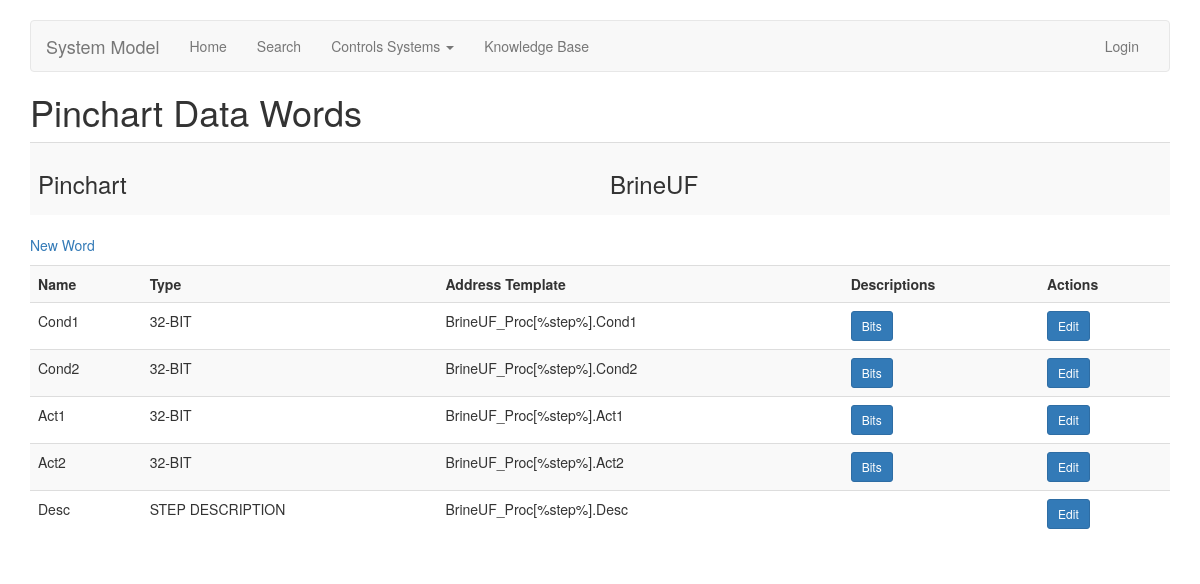
Before: /pinchart/1/word/index/ with the older database file.
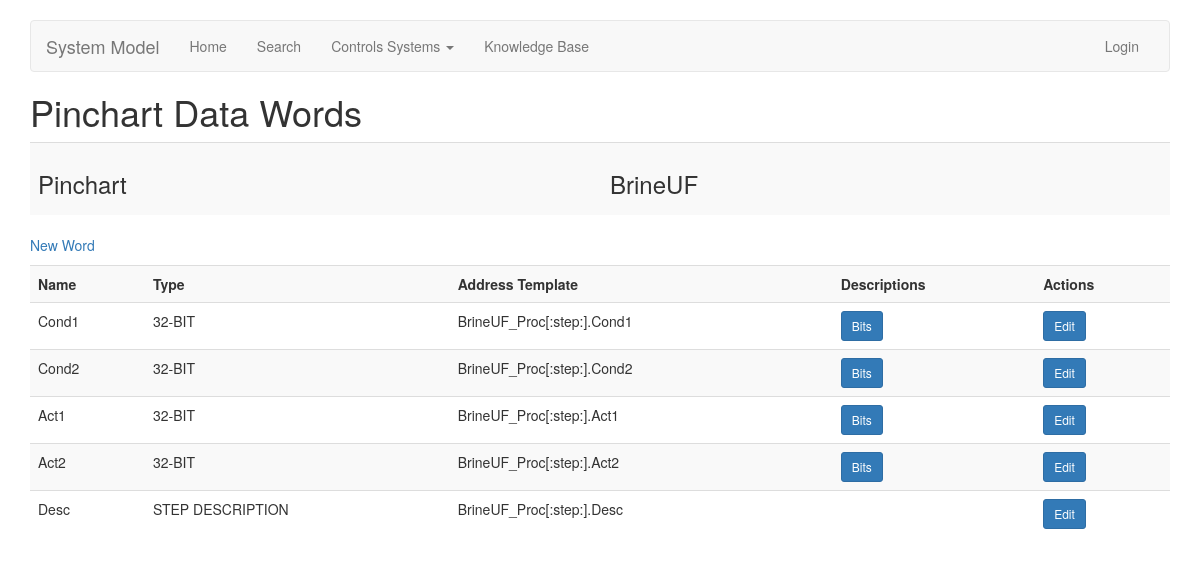
After: the same page with the newer database file.
### pinchart/models.py (models this page shows, shortened)
class Word(models.Model):
    TYPE_CHOICES = [
        ('BOOL', 'BOOL'),
        ('32-BIT', '32-BIT'),
        ('DINT', 'DINT'),
        ('REAL', 'REAL'),
        ('STRING', 'STRING'),
        ('INT', 'INT'),
        ('16-BIT', '16-BIT'),
        ('STEP DESCRIPTION', 'STEP DESCRIPTION'),
    ]
    objects = managers.WordManager()
    pinchart = models.ForeignKey(Pinchart, on_delete=models.CASCADE)
    name = models.CharField(max_length=82) # word or variable name
    type = models.CharField(choices=TYPE_CHOICES, default='DINT', max_length=30)
    address_template = models.CharField(verbose_name="Address Template", max_length=1024)
    class Meta:
        unique_together = ("pinchart", "name")

### pinchart/views.py (the view)
# urls.py: path('<pk>/word/index/', views.WordListFilteredView.as_view(), name='word-list-filtered'),
class WordListFilteredView(ListView):
    model = models.Word
    template_name = "pinchart/word_list_filtered.html"
    def get_context_data(self, **kwargs):
        context = super(WordListFilteredView, self).get_context_data(**kwargs)
        pk = int(self.kwargs.get('pk'))
        pinchart = get_object_or_404(models.Pinchart, pk=pk)
        object_list = models.Word.objects.filter(pinchart=pinchart)
        context['pinchart'] = pinchart
        context['object_list'] = object_list
        return context

### templates/pinchart/word_list_filtered.html
{% extends 'pinchart/base.html' %}
{% block headline %}Pinchart Data Words{% endblock headline %}
{% block content %}
    <table class="table table-striped">
        <tr>
            <th><h3>Pinchart</h3></th>
            <td><h3>{{ pinchart.name }}</h3></td>
        </tr>
    </table>
	<p class='hidden-print'><a href="#">New Word</a></p>
	{% if not object_list %}
		<p><i>no words yet.</i></p>
	{% else %}
		<table class="table table-striped">
			<tr>
                <th>Name</th>
                <th>Type</th>
                <th>Address Template</th>
                <th>Descriptions</th>
                <th>Actions</th>
            </tr>
            {% for i in object_list %}
                <tr>
                    <td>{{ i.name }}</td>
                    <td>{{ i.type }}</td>
                    <td>{{ i.address_template }}</td>
                    {% if i.type == "32-BIT" or i.type == "16-BIT" %}
                        <td>
                            <a href="#" class="btn btn-primary btn-sm" role="button" aria-pressed="False">Bits</a>
                        </td>
                    {% else %}
                        <td></td>
                    {% endif %}
                    <td>
						<a href="#" class="btn btn-primary btn-sm" role="button" aria-pressed="False">Edit</a>
					</td>
                </tr>
            {% endfor %}
		</table>
	{% endif %}
{% endblock %}

Changed rows visible on the page:
changed Word "Cond1": address_template "BrineUF_Proc[%step%].Cond1" → "BrineUF_Proc[:step:].Cond1"
changed Word "Cond2": address_template "BrineUF_Proc[%step%].Cond2" → "BrineUF_Proc[:step:].Cond2"
changed Word "Act1": address_template "BrineUF_Proc[%step%].Act1" → "BrineUF_Proc[:step:].Act1"
changed Word "Act2": address_template "BrineUF_Proc[%step%].Act2" → "BrineUF_Proc[:step:].Act2"
changed Word "Desc": address_template "BrineUF_Proc[%step%].Desc" → "BrineUF_Proc[:step:].Desc"
